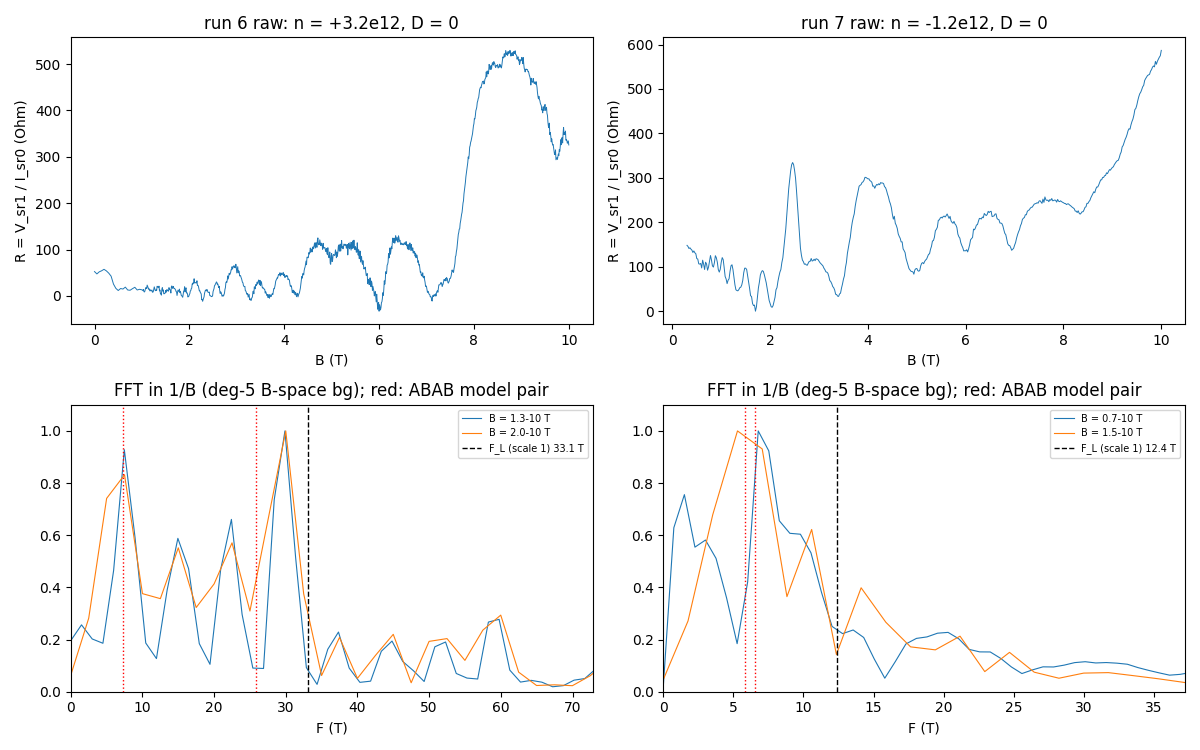

Write the Python code that produced this figure.
"""Runs 6 + 7 — SdH spot checks at D = 0 (sdh-spot-check): raw R(B) first, then onset + 1/B FFT vs F_L and the model."""
import warnings
from hera.analysis import sdh_onset

# Model reference (hera/models/tetralayer_fs_count/fs_count_b0.py, u_D = 0, run from hera_scratch/): F in T
MODEL = {+3.2: dict(ABAB=(7.31, 25.78), ABCA=33.09), -1.2: dict(ABAB=(5.86, 6.54), ABCA=12.41)}
SPOTS = [(6, +3.2, 1.0), (7, -1.2, 0.3)]    # (run, n [1e12 cm^-2], lowest well-sampled B: run 6 is 50 mT-coarse below 1 T)
I_FS = 50e-6                                 # sr1 sensitivity both runs (5 kOhm FS at 10 nA)

fig, ax = plt.subplots(2, 2, figsize=(12, 7.5))
for k, (rid, n12, b_ok) in enumerate(SPOTS):
    r = run(rid)
    B = r.col("magnet_field"); I = r.col("sr0_X") / -1e6; R = r.col("sr1_X") / I   # device-card channel arithmetic
    o = np.argsort(B); B, R, I = B[o], R[o], I[o]
    FL = float(luttinger_frequency(n12 * 1e16))
    # raw first
    ax[0, k].plot(B, R, lw=0.7)
    ax[0, k].set(xlabel="B (T)", ylabel="R = V_sr1 / I_sr0 (Ohm)", title=f"run {rid} raw: n = {n12:+.1f}e12, D = 0")
    # onset (well-sampled record only) + FFT
    m = B >= b_ok
    with warnings.catch_warnings(record=True) as wl:
        warnings.simplefilter("always")
        on = sdh_onset(R[m], B[m], b_lo=b_ok, r_full_scale=I_FS / np.median(I))
    print(f"--- run {rid}  n = {n12:+.1f}e12  F_L = {FL:.1f} T  (model ABAB {MODEL[n12]['ABAB']}, ABCA {MODEL[n12]['ABCA']})")
    print(on.summary())
    for w in wl:
        print("   warn:", str(w.message)[:160])
    for lo in ((1.3, 2.0) if n12 > 0 else (0.7, 1.5)):
        f, s = sdh_fft(R[:, None], B, b_range=(lo, B.max()), bg_degree=5, nfft=4096)
        sp = s[0] / s[0][f > 2].max()
        ax[1, k].plot(f, sp, lw=0.8, label=f"B = {lo}-10 T")
    ax[1, k].axvline(FL, color="k", ls="--", lw=1, label=f"F_L (scale 1) {FL:.1f} T")
    for fm in MODEL[n12]["ABAB"]:
        ax[1, k].axvline(fm, color="r", ls=":", lw=1)
    ax[1, k].set(xlim=(0, 2.2 * FL if n12 > 0 else 3 * FL), ylim=(0, 1.1), xlabel="F (T)",
                 title="FFT in 1/B (deg-5 B-space bg); red: ABAB model pair")
    ax[1, k].legend(fontsize=7)
fig.tight_layout()
plt.show()
